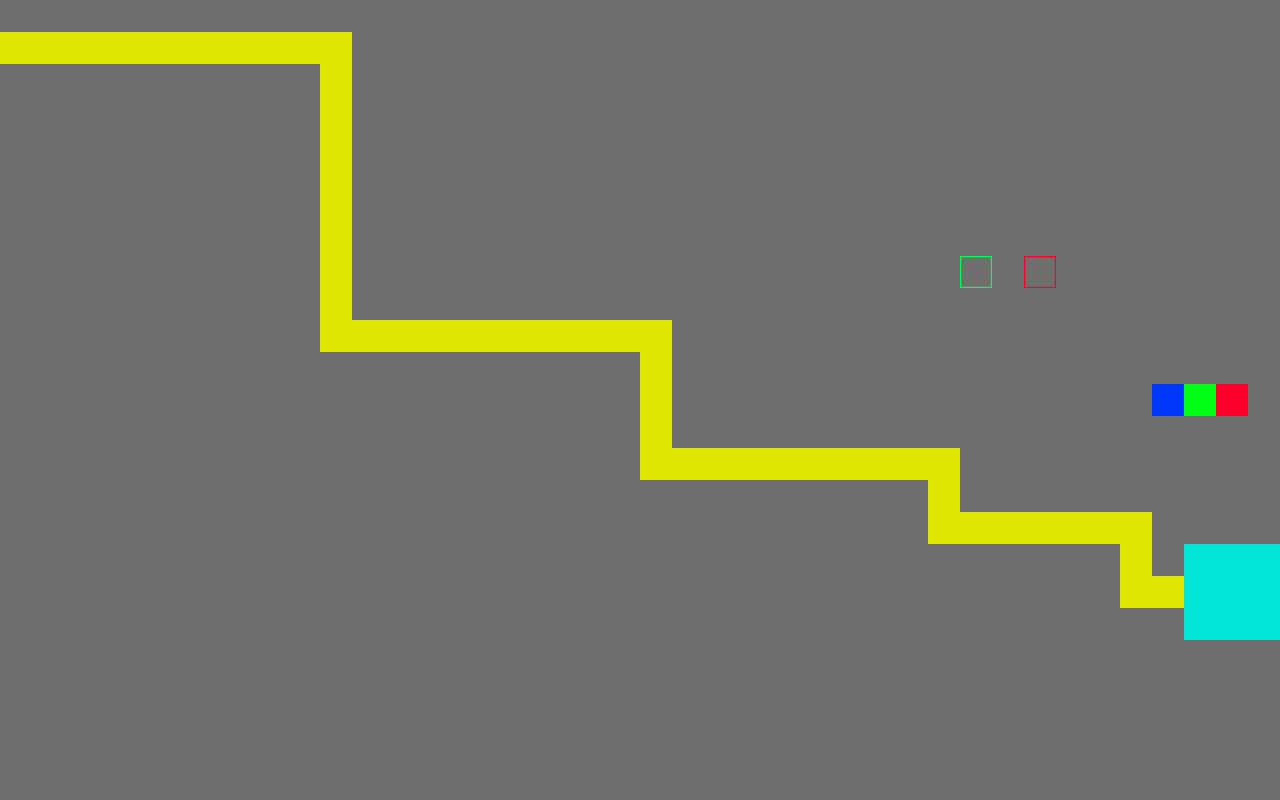

This is a level from a 2D game, rendered from its Tiled map with the project's own tilesets. A one-line summary and the map file follow, with tile-layer data summarised:
An orthogonal 40x25 tile map with 32x32 px tiles, 3 tile layers (Map Layer, Objects Layer, Place Layer), 6 tilesets.

<map version="1.10" tiledversion="1.10.2" orientation="orthogonal" renderorder="right-down" width="40" height="25" tilewidth="32" tileheight="32" infinite="0" nextlayerid="4" nextobjectid="1">
 <tileset firstgid="1" source="map.tsx" />
 <tileset firstgid="881" source="placeable.tsx" />
 <tileset firstgid="882" source="tower.tsx" />
 <tileset firstgid="886" source="power.tsx" />
 <tileset firstgid="890" source="recycle.tsx" />
 <tileset firstgid="894" source="unplaceable.tsx" />
 <layer id="1" name="Map Layer" width="40" height="25" opacity="0.9">
  <data>[1000 cells, 1000 non-empty, 4 distinct tile ids]</data>
 </layer>
 <layer id="2" name="Objects Layer" width="40" height="25">
  <data>[1000 cells, 2 non-empty, 2 distinct tile ids]</data>
 </layer>
 <layer id="3" name="Place Layer" width="40" height="25">
  <data>[1000 cells, 3 non-empty, 3 distinct tile ids]</data>
 </layer>
</map>
